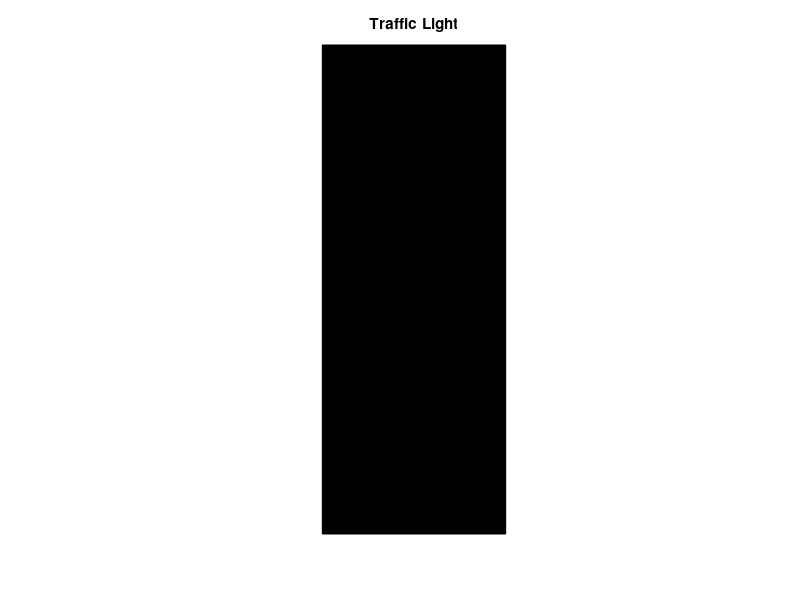

Here is the MATLAB script that generated this plot:
% Create a figure for the traffic light
figure;

% Traffic light housing
x = rectangle('Position', [0, 0, 3, 8], 'EdgeColor', 'k', 'FaceColor', 'k');

% Set axis equal for better visual representation
axis equal;

% Set axis limits
xlim([0, 3]);
ylim([0, 8]);

% Turn off axis ticks and labels
axis off;

% Title
title('Traffic Light');

% Loop for three cycles
for cycle = 1:3
    % Red light
    rectangle('Position', [1, 6.5, 1, 1], 'Curvature', [1, 1], 'FaceColor', 'r');
    pause(3);
    
    % Turn off all lights
    clf;
    rectangle('Position', [0, 0, 3, 8], 'EdgeColor', 'k', 'FaceColor', 'k');
    axis equal;
    xlim([0, 3]);
    ylim([0, 8]);
    axis off;
    title('Traffic Light');
    
    % Yellow light
    rectangle('Position', [1, 4, 1, 1], 'Curvature', [1, 1], 'FaceColor', 'y');
    pause(3);
    
    % Turn off all lights
    clf;
    rectangle('Position', [0, 0, 3, 8], 'EdgeColor', 'k', 'FaceColor', 'k');
    axis equal;
    xlim([0, 3]);
    ylim([0, 8]);
    axis off;
    title('Traffic Light');
    
    % Green light
    rectangle('Position', [1, 1.5, 1, 1], 'Curvature', [1, 1], 'FaceColor', 'g');
    pause(3);
    
    % Turn off all lights
    clf;
    rectangle('Position', [0, 0, 3, 8], 'EdgeColor', 'k', 'FaceColor', 'k');
    axis equal;
    xlim([0, 3]);
    ylim([0, 8]);
    axis off;
    title('Traffic Light');
end

% Close the figure
close(gcf);
